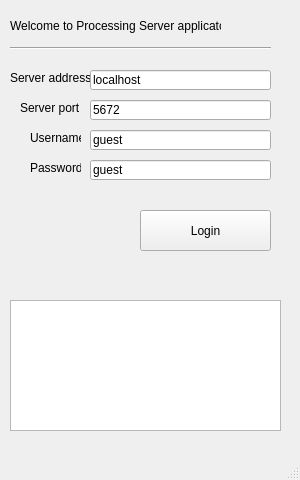
<?xml version="1.0" encoding="UTF-8"?>
<ui version="4.0">
 <class>MainWindow</class>
 <widget class="QMainWindow" name="MainWindow">
  <property name="geometry">
   <rect>
    <x>0</x>
    <y>0</y>
    <width>300</width>
    <height>480</height>
   </rect>
  </property>
  <property name="sizePolicy">
   <sizepolicy hsizetype="Fixed" vsizetype="Fixed">
    <horstretch>0</horstretch>
    <verstretch>0</verstretch>
   </sizepolicy>
  </property>
  <property name="minimumSize">
   <size>
    <width>300</width>
    <height>480</height>
   </size>
  </property>
  <property name="maximumSize">
   <size>
    <width>300</width>
    <height>480</height>
   </size>
  </property>
  <property name="windowTitle">
   <string>MainWindow</string>
  </property>
  <widget class="QWidget" name="centralwidget">
   <property name="sizePolicy">
    <sizepolicy hsizetype="Fixed" vsizetype="Preferred">
     <horstretch>0</horstretch>
     <verstretch>0</verstretch>
    </sizepolicy>
   </property>
   <widget class="QLabel" name="label">
    <property name="geometry">
     <rect>
      <x>10</x>
      <y>10</y>
      <width>211</width>
      <height>31</height>
     </rect>
    </property>
    <property name="text">
     <string>Welcome to Processing Server applicatoin</string>
    </property>
   </widget>
   <widget class="Line" name="line">
    <property name="geometry">
     <rect>
      <x>10</x>
      <y>40</y>
      <width>261</width>
      <height>16</height>
     </rect>
    </property>
    <property name="orientation">
     <enum>Qt::Horizontal</enum>
    </property>
   </widget>
   <widget class="QLabel" name="label_3">
    <property name="geometry">
     <rect>
      <x>30</x>
      <y>130</y>
      <width>51</width>
      <height>16</height>
     </rect>
    </property>
    <property name="text">
     <string>Username</string>
    </property>
   </widget>
   <widget class="QLabel" name="label_4">
    <property name="geometry">
     <rect>
      <x>30</x>
      <y>160</y>
      <width>51</width>
      <height>16</height>
     </rect>
    </property>
    <property name="text">
     <string>Password</string>
    </property>
   </widget>
   <widget class="QTextBrowser" name="LogtextBrowser">
    <property name="geometry">
     <rect>
      <x>10</x>
      <y>300</y>
      <width>271</width>
      <height>131</height>
     </rect>
    </property>
   </widget>
   <widget class="QLineEdit" name="Server_User_lineEdit">
    <property name="geometry">
     <rect>
      <x>90</x>
      <y>130</y>
      <width>181</width>
      <height>20</height>
     </rect>
    </property>
    <property name="text">
     <string>guest</string>
    </property>
   </widget>
   <widget class="QLineEdit" name="Server_Pass_lineEdit">
    <property name="geometry">
     <rect>
      <x>90</x>
      <y>160</y>
      <width>181</width>
      <height>20</height>
     </rect>
    </property>
    <property name="text">
     <string>guest</string>
    </property>
   </widget>
   <widget class="QPushButton" name="login_Button">
    <property name="geometry">
     <rect>
      <x>140</x>
      <y>210</y>
      <width>131</width>
      <height>41</height>
     </rect>
    </property>
    <property name="text">
     <string>Login</string>
    </property>
   </widget>
   <widget class="QLabel" name="label_5">
    <property name="geometry">
     <rect>
      <x>10</x>
      <y>70</y>
      <width>81</width>
      <height>16</height>
     </rect>
    </property>
    <property name="text">
     <string>Server address</string>
    </property>
   </widget>
   <widget class="QLineEdit" name="Server_addr_lineEdit">
    <property name="geometry">
     <rect>
      <x>90</x>
      <y>70</y>
      <width>181</width>
      <height>20</height>
     </rect>
    </property>
    <property name="text">
     <string>localhost</string>
    </property>
   </widget>
   <widget class="QLabel" name="label_6">
    <property name="geometry">
     <rect>
      <x>20</x>
      <y>100</y>
      <width>61</width>
      <height>16</height>
     </rect>
    </property>
    <property name="text">
     <string>Server port</string>
    </property>
   </widget>
   <widget class="QLineEdit" name="Server_port_lineEdit">
    <property name="geometry">
     <rect>
      <x>90</x>
      <y>100</y>
      <width>181</width>
      <height>20</height>
     </rect>
    </property>
    <property name="text">
     <string>5672</string>
    </property>
   </widget>
  </widget>
  <widget class="QMenuBar" name="menubar">
   <property name="geometry">
    <rect>
     <x>0</x>
     <y>0</y>
     <width>300</width>
     <height>21</height>
    </rect>
   </property>
  </widget>
  <widget class="QStatusBar" name="statusbar"/>
 </widget>
 <resources/>
 <connections/>
</ui>
